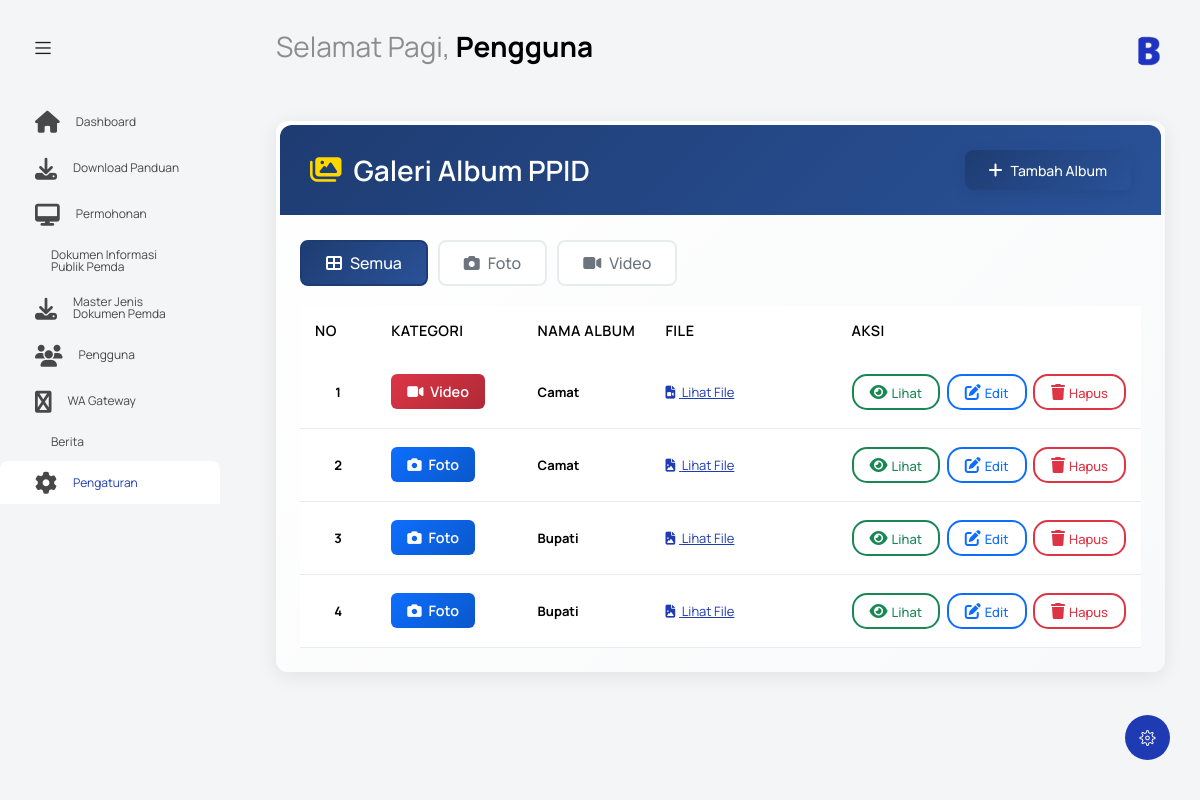
The page /index.php?controller=album&action=index (signed in) on the database its author committed.
### tables this page shows
CREATE TABLE `album` (
  `id_album` int UNSIGNED NOT NULL,
  `kategori` enum('foto','video') NOT NULL,
  `nama_album` varchar(255) NOT NULL,
  `upload` varchar(255) DEFAULT NULL,
  `created_at` timestamp NULL DEFAULT CURRENT_TIMESTAMP,
  `updated_at` timestamp NULL DEFAULT CURRENT_TIMESTAMP ON UPDATE CURRENT_TIMESTAMP
);

### controllers/AlbumController.php (called while the page is built, shortened)
<?php
require_once 'models/AlbumModel.php';
class AlbumController {
    private $albumModel;
    public function __construct() {
        global $database;
        $db = null;
        if (isset($database)) {
            $db = $database->getConnection();
        }
        $this->albumModel = new AlbumModel($db);
    }
    public function index() {
        try {
            $kategoriFilter = $_GET['kategori'] ?? 'all';
            if ($kategoriFilter === 'all') {
                $albumList = $this->albumModel->getAllAlbum();
            } else {
                $albumList = $this->albumModel->getAlbumByKategori($kategoriFilter);
            }
            include 'views/album/index.php';
        } catch (Exception $e) {
            error_log("Error in AlbumController::index: " . $e->getMessage());
            $albumList = [];
            $kategoriFilter = 'all';
            $pageInfo = [
                'title' => 'Album - PPID Mandailing Natal',
                'description' => 'Pengelolaan album foto dan video PPID Mandailing Natal',
                'keywords' => 'PPID, Mandailing Natal, Album, Foto, Video'
            ];
            include 'views/album/index.php';
        }
    }
}
?>

### models/AlbumModel.php (called while the page is built, shortened)
<?php
class AlbumModel {
    private $conn;
    public function __construct($db = null) {
        $this->conn = $db;
    }
    public function getAllAlbum() {
        $query = "SELECT id_album, kategori, nama_album, upload, created_at, updated_at
                  FROM album
                  ORDER BY created_at DESC";
        try {
            $stmt = $this->conn->prepare($query);
            $stmt->execute();
            $results = $stmt->fetchAll(PDO::FETCH_ASSOC);
            return $results;
        } catch (PDOException $e) {
            error_log("Database error in getAllAlbum: " . $e->getMessage());
            return [];
        }
    }
}
?>

### views/album/index.php (the view, shortened to what this page needs)
<?php include('template/header.php'); ?>
<body class="with-welcome-text">
  <div class="container-scroller">
    <?php include 'template/navbar.php'; ?>
    <div class="container-fluid page-body-wrapper">
      <?php include 'template/setting_panel.php'; ?>
      <?php include 'template/sidebar.php'; ?>
      <div class="main-panel">
        <div class="content-wrapper">
          <div class="row">
            <div class="col-12">
              <div class="card gov-card">
                <div class="card-body">
                  <div class="gov-header">
                    <div class="d-flex justify-content-between align-items-center flex-wrap gap-3">
                      <h4 class="gov-title">
                        <i class="fas fa-images"></i>
                        Galeri Album PPID
                      </h4>
                      <a href="index.php?controller=album&action=form" class="btn btn-gov-primary">
                        <i class="fas fa-plus me-2"></i>Tambah Album
                      </a>
                    </div>
                  </div>
                  <div class="filter-tabs">
                    <a href="index.php?controller=album&action=index&kategori=all"
                       class="filter-tab <?= ($kategoriFilter ?? 'all') === 'all' ? 'active' : '' ?>">
                      <i class="fas fa-th-large me-2"></i>Semua
                    </a>
                    <a href="index.php?controller=album&action=index&kategori=foto"
                       class="filter-tab <?= ($kategoriFilter ?? 'all') === 'foto' ? 'active' : '' ?>">
                      <i class="fas fa-camera me-2"></i>Foto
                    </a>
                    <a href="index.php?controller=album&action=index&kategori=video"
                       class="filter-tab <?= ($kategoriFilter ?? 'all') === 'video' ? 'active' : '' ?>">
                      <i class="fas fa-video me-2"></i>Video
                    </a>
                  </div>
                  <div class="table-responsive">
                    <table class="table gov-table table-hover">
                      <thead>
                        <tr>
                          <th style="width: 80px;">No</th>
                          <th style="width: 150px;">Kategori</th>
                          <th>Nama Album</th>
                          <th style="width: 200px;">File</th>
                          <th style="width: 220px;">Aksi</th>
                        </tr>
                      </thead>
                      <tbody>
                        <?php if (!empty($albumList)): ?>
                          <?php $no = 1; foreach ($albumList as $album): ?>
                            <tr>
                              <td class="text-center"><strong><?= $no++ ?></strong></td>
                              <td>
                                <span class="badge-kategori badge-<?= $album['kategori'] ?>">
                                  <i class="fas fa-<?= $album['kategori'] === 'foto' ? 'camera' : 'video' ?> me-1"></i>
                                  <?= ucfirst($album['kategori']) ?>
                                </span>
                              </td>
                              <td><strong><?= htmlspecialchars($album['nama_album']) ?></strong></td>
                              <td>
                                <?php if (!empty($album['upload'])): ?>
                                  <a href="<?= htmlspecialchars($album['upload']) ?>" target="_blank" class="text-primary">
                                    <i class="fas fa-file-<?= $album['kategori'] === 'foto' ? 'image' : 'video' ?> me-1"></i>
                                    Lihat File
                                  </a>
                                <?php else: ?>
                                  <span class="text-muted">-</span>
                                <?php endif; ?>
                              </td>
                              <td>
                                <?php if (!empty($album['upload'])): ?>
                                  <a href="<?= htmlspecialchars($album['upload']) ?>" target="_blank"
                                     class="btn btn-sm btn-action btn-view me-1">
                                    <i class="fas fa-eye me-1"></i>Lihat
                                  </a>
                                <?php endif; ?>
                                <a href="index.php?controller=album&action=form&id=<?= $album['id_album'] ?>"
                                   class="btn btn-sm btn-action btn-edit me-1">
                                  <i class="fas fa-edit me-1"></i>Edit
                                </a>
                                <button class="btn btn-sm btn-action btn-delete"
                                        onclick="confirmDelete(<?= $album['id_album'] ?>, '<?= addslashes(htmlspecialchars($album['nama_album'])) ?>')">
                                  <i class="fas fa-trash me-1"></i>Hapus
                                </button>
                              </td>
                            </tr>
                          <?php endforeach; ?>
                        <?php endif; ?>
                      </tbody>
                    </table>
                  </div>
                </div>
              </div>
            </div>
          </div>
        </div>
      </div>
    </div>
  </div>
</body>
</html>

### views/album/index.php (style rules this page uses)
.gov-card { border-radius: 12px; box-shadow: 0 4px 20px rgba(0, 0, 0, 0.08); border: none; background: linear-gradient(135deg, #ffffff 0%, #f8f9fa 100%); transition: all 0.3s ease; }
.gov-header { background: linear-gradient(135deg, #1e3c72 0%, #2a5298 100%); border-radius: 12px 12px 0 0; padding: 25px 30px; color: white; margin: -20px -20px 25px -20px; }
.gov-title { font-size: 1.75rem; font-weight: 600; margin: 0; display: flex; align-items: center; gap: 12px; }
.gov-title i { color: #ffd700; }
.btn-gov-primary { background: linear-gradient(135deg, #1e3c72 0%, #2a5298 100%); border: none; color: white; padding: 12px 24px; border-radius: 8px; font-weight: 500; transition: all 0.3s ease; box-shadow: 0 4px 12px rgba(30, 60, 114, 0.3); }
.filter-tabs { display: flex; gap: 10px; margin-bottom: 20px; flex-wrap: wrap; }
.filter-tab { padding: 10px 24px; border-radius: 8px; border: 2px solid #e9ecef; background: white; color: #6c757d; font-weight: 500; transition: all 0.3s ease; cursor: pointer; text-decoration: none; }
.filter-tab.active { background: linear-gradient(135deg, #1e3c72 0%, #2a5298 100%); border-color: #1e3c72; color: white; }
.gov-table { font-size: 1.05rem; }
.gov-table thead { background: linear-gradient(135deg, #1e3c72 0%, #2a5298 100%); color: white; }
.gov-table thead th { border: none; padding: 18px 15px; font-weight: 600; letter-spacing: 0.5px; text-transform: uppercase; font-size: 0.9rem; }
.gov-table tbody tr { transition: all 0.3s ease; border-bottom: 1px solid #e9ecef; }
.gov-table tbody td { padding: 18px 15px; vertical-align: middle; }
.badge-kategori { padding: 8px 16px; border-radius: 6px; font-weight: 600; font-size: 0.9rem; }
.badge-foto { background: linear-gradient(135deg, #0d6efd 0%, #0a58ca 100%); color: white; }
.badge-video { background: linear-gradient(135deg, #dc3545 0%, #b02a37 100%); color: white; }
.btn-action { padding: 8px 16px; border-radius: 6px; transition: all 0.3s ease; font-weight: 500; border-width: 2px; }
.btn-view { background: white; border-color: #198754; color: #198754; }
.btn-edit { background: white; border-color: #0d6efd; color: #0d6efd; }
.btn-delete { background: white; border-color: #dc3545; color: #dc3545; }

### rows shown on the page
album: kategori "Video", nama_album "Camat"
album: kategori "Foto", nama_album "Camat"
album: kategori "Foto", nama_album "Bupati"
album: kategori "Foto", nama_album "Bupati"

### other values the page prints
$greeting "Selamat Pagi"
$nama "Pengguna"
